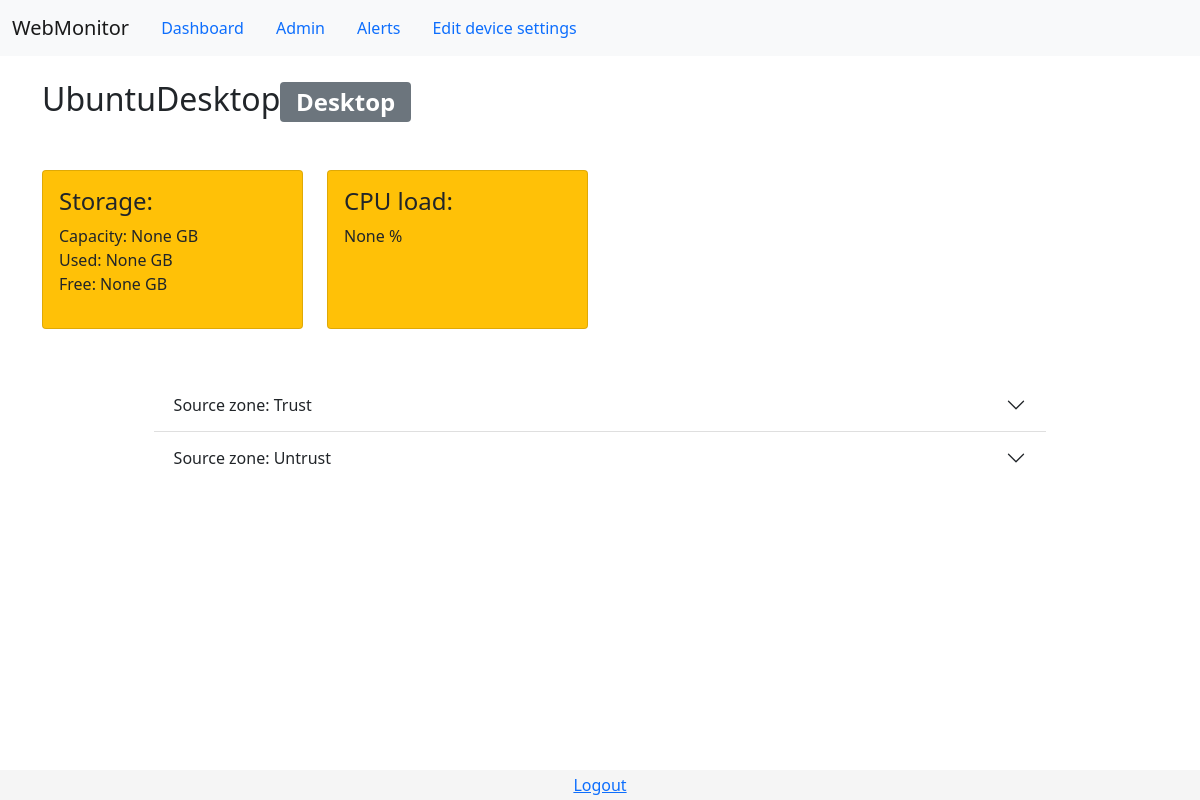
Screenshot of /device/UbuntuDesktop/ (signed in) with the database file from the repository.
### WebMonitor/models.py (models this page shows, shortened)
class Device(models.Model):
    name = models.CharField(max_length=50)
    community_name = models.CharField(max_length=50)
    type = models.CharField(max_length=30)
    producent = models.ForeignKey(Producent, on_delete=models.PROTECT)
    model = models.CharField(max_length=50)
    ipaddress = models.GenericIPAddressField()
    sessions = models.PositiveIntegerField(editable=False, null=True)
    status = models.CharField(max_length=50, editable=False, null=True)
    storage = models.DecimalField(editable=False, null=True, decimal_places=2, max_digits=10)
    used_storage = models.DecimalField(editable=False, null=True, decimal_places=2, max_digits=10)
    used_storage_warning = models.DecimalField(null=True, blank=True, decimal_places=2, max_digits=10)
    used_storage_critical = models.DecimalField(null=True, blank=True, decimal_places=2, max_digits=10)
    used_storage_percentage = models.DecimalField(null=True, blank=True, decimal_places=2, max_digits=10, editable=False)
    free_storage = models.DecimalField(editable=False, null=True, decimal_places=2, max_digits=10)
    cpu_load = models.PositiveIntegerField(editable=False, null=True)
    cpu_load_warning = models.PositiveIntegerField(null=True, blank=True)
    cpu_load_critical = models.PositiveIntegerField(null=True, blank=True)
    temperature = models.IntegerField(editable=False, null=True)
    temperature_warning = models.IntegerField(null=True, blank=True)
    temperature_critical = models.IntegerField(null=True, blank=True)
    session_count_warning = models.IntegerField(null=True, blank=True)
    session_count_critical = models.IntegerField(null=True, blank=True)
    status_opOID = models.CharField(max_length=100, null=True, blank=True)
    temperature_opOID = models.CharField(max_length=100, null=True, blank=True)
    cpu_opOID = models.CharField(max_length=100, null=True, blank=True)
    storage_opOID = models.CharField(max_length=100, null=True, blank=True)
    storage_alloc_opOID = models.CharField(max_length=100, null=True, blank=True)
    usedstorage_opOID = models.CharField(max_length=100, null=True, blank=True)

class Zone(models.Model):
    name = models.CharField(max_length=30)
    firewall = models.ForeignKey(Firewall, on_delete=models.CASCADE, null=True, blank=True)

### WebMonitor/views.py (the view)
# urls.py: path('device/<devicename>/', views.deviceInfo, name='wmdeviceinfo'),
@login_required(login_url='/login/')
def deviceInfo(request, devicename):
    context = {
        'devicename': Device.objects.get(name=devicename),
        'zones': Zone.objects.all(),
        'sessions': Session.objects.filter(device=Device.objects.get(name=devicename)),
        'services': Service.objects.filter(device=Device.objects.get(name=devicename))
    }
    return render(request, 'WebMonitor/deviceInfo.html', context)

### WebMonitor/templates/WebMonitor/deviceInfo.html (shortened to what this page needs)
﻿{% extends "WebMonitor/base.html" %}
{% block navitem %}
    <li class="nav-item">
        <a class="nav-link" href="/admin/WebMonitor/device/{{devicename.id}}/change/">Edit device settings</a>
    </li>
{% endblock navitem %}
{% block content %}
    <h2>{{ devicename.name }}<span class="badge bg-secondary">{{ devicename.type }}</span></h2>
    <div class="row row-cols-1 row-cols-md-4 g-4">
        {% if devicename.storage_opOID != None %}
        <div class="col">
            {% if devicename.used_storage_percentage < devicename.used_storage_warning %}
            <div class="card h-100 text-dark bg-light mb-3">
            {% elif devicename.used_storage_percentage > devicename.used_storage_critical %}
            <div class="card h-100 text-white bg-danger mb-3">
            {% else %}
            <div class="card h-100 text-dark bg-warning mb-3">
            {% endif %}
                <div class="card-body">
                    <h4 class="card-title">Storage:</h4>
                    <p class="card-text">
                        Capacity: {{ devicename.storage }} GB <br />
                        Used: {{ devicename.used_storage }} GB <br />
                        Free: {{ devicename.free_storage }} GB
                    </p>
                </div>
            </div>
        </div>
        {% endif %}
        {% if devicename.cpu_opOID != None %}
        <div class="col">
            {% if devicename.cpu_load < devicename.cpu_load_warning %}
            <div class="card h-100 text-dark bg-light mb-3">
            {% elif devicename.cpu_load > devicename.cpu_load_critical %}
            <div class="card h-100 text-white bg-danger mb-3">
            {% else %}
            <div class="card h-100 text-dark bg-warning mb-3">
            {% endif %}
                <div class="card-body">
                    <h4 class="card-title">CPU load:</h4>
                    <p class="card-text">
                        {{ devicename.cpu_load }} %
                    </p>
                </div>
            </div>
        </div>
        {% endif %}
    </div>
    <div class="accordion accordion-flush" id="accordionFlushExample">
        {% for zone in zones %}
            <div class="accordion-item">
                <h2 class="accordion-header" id="flush-headingOne_{{zone.name}}">
                    <button class="accordion-button collapsed" type="button" data-bs-toggle="collapse" data-bs-target="#flush-collapseOne_{{zone.name}}" aria-expanded="false" aria-controls="flush-collapseOne_{{zone.name}}">
                        Source zone: {{ zone.name }}
                    </button>
                </h2>
            </div>
        {% endfor %}
    </div>
{% endblock content %}

### WebMonitor/static/WebMonitor/main.css (style rules this page uses)
body { margin-top:0px; }
.accordion { padding-top: 50px; margin-left: 10%; margin-right: 10%; }
.row { padding-top: 40px; }

### rows the page displays
Device: name "UbuntuDesktop", type "Desktop", storage "None", used_storage "None", free_storage "None", cpu_load "None"
Zone: name "Trust"
Zone: name "Untrust"
